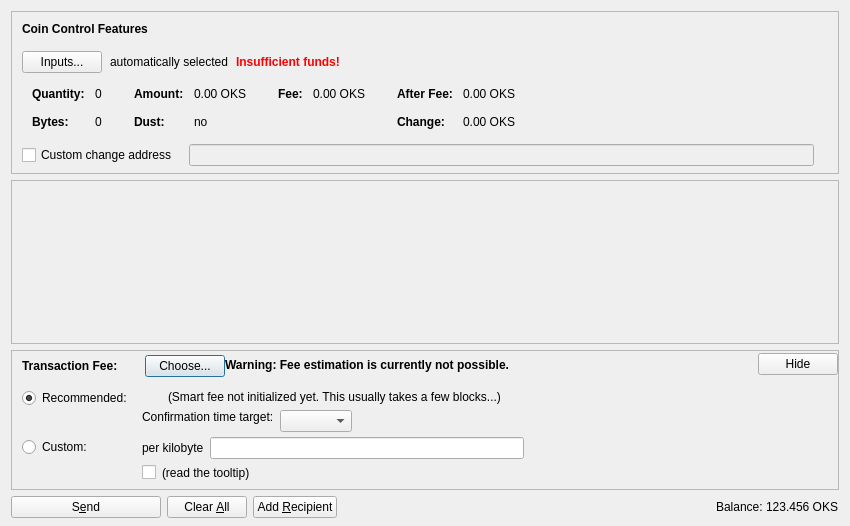
<?xml version="1.0" encoding="UTF-8"?>
<ui version="4.0">
 <class>SendCoinsDialog</class>
 <widget class="QDialog" name="SendCoinsDialog">
  <property name="geometry">
   <rect>
    <x>0</x>
    <y>0</y>
    <width>850</width>
    <height>526</height>
   </rect>
  </property>
  <property name="windowTitle">
   <string>Send Coins</string>
  </property>
  <layout class="QVBoxLayout" name="verticalLayout" stretch="0,1,0,0">
   <property name="bottomMargin">
    <number>8</number>
   </property>
   <item>
    <widget class="QFrame" name="frameCoinControl">
     <property name="sizePolicy">
      <sizepolicy hsizetype="Expanding" vsizetype="Expanding">
       <horstretch>0</horstretch>
       <verstretch>0</verstretch>
      </sizepolicy>
     </property>
     <property name="maximumSize">
      <size>
       <width>16777215</width>
       <height>16777215</height>
      </size>
     </property>
     <property name="frameShape">
      <enum>QFrame::StyledPanel</enum>
     </property>
     <property name="frameShadow">
      <enum>QFrame::Sunken</enum>
     </property>
     <layout class="QVBoxLayout" name="verticalLayoutCoinControl2">
      <property name="spacing">
       <number>0</number>
      </property>
      <property name="leftMargin">
       <number>0</number>
      </property>
      <property name="topMargin">
       <number>0</number>
      </property>
      <property name="rightMargin">
       <number>0</number>
      </property>
      <property name="bottomMargin">
       <number>6</number>
      </property>
      <item>
       <layout class="QVBoxLayout" name="verticalLayoutCoinControl" stretch="0,0,0,0,1">
        <property name="spacing">
         <number>0</number>
        </property>
        <property name="leftMargin">
         <number>10</number>
        </property>
        <property name="topMargin">
         <number>10</number>
        </property>
        <item>
         <layout class="QHBoxLayout" name="horizontalLayoutCoinControl1">
          <property name="bottomMargin">
           <number>15</number>
          </property>
          <item>
           <widget class="QLabel" name="labelCoinControlFeatures">
            <property name="sizePolicy">
             <sizepolicy hsizetype="Preferred" vsizetype="Maximum">
              <horstretch>0</horstretch>
              <verstretch>0</verstretch>
             </sizepolicy>
            </property>
            <property name="font">
             <font>
              <weight>75</weight>
              <bold>true</bold>
             </font>
            </property>
            <property name="styleSheet">
             <string notr="true">font-weight:bold;</string>
            </property>
            <property name="text">
             <string>Coin Control Features</string>
            </property>
           </widget>
          </item>
         </layout>
        </item>
        <item>
         <layout class="QHBoxLayout" name="horizontalLayoutCoinControl2" stretch="0,0,0,0">
          <property name="spacing">
           <number>8</number>
          </property>
          <property name="bottomMargin">
           <number>10</number>
          </property>
          <item>
           <widget class="QPushButton" name="pushButtonCoinControl">
            <property name="styleSheet">
             <string notr="true"/>
            </property>
            <property name="text">
             <string>Inputs...</string>
            </property>
            <property name="autoDefault">
             <bool>false</bool>
            </property>
           </widget>
          </item>
          <item>
           <widget class="QLabel" name="labelCoinControlAutomaticallySelected">
            <property name="text">
             <string>automatically selected</string>
            </property>
            <property name="margin">
             <number>5</number>
            </property>
           </widget>
          </item>
          <item>
           <widget class="QLabel" name="labelCoinControlInsuffFunds">
            <property name="font">
             <font>
              <weight>75</weight>
              <bold>true</bold>
             </font>
            </property>
            <property name="styleSheet">
             <string notr="true">color:red;font-weight:bold;</string>
            </property>
            <property name="text">
             <string>Insufficient funds!</string>
            </property>
            <property name="margin">
             <number>5</number>
            </property>
           </widget>
          </item>
          <item>
           <spacer name="horizontalSpacerCoinControl">
            <property name="orientation">
             <enum>Qt::Horizontal</enum>
            </property>
            <property name="sizeHint" stdset="0">
             <size>
              <width>40</width>
              <height>1</height>
             </size>
            </property>
           </spacer>
          </item>
         </layout>
        </item>
        <item>
         <widget class="QWidget" name="widgetCoinControl" native="true">
          <property name="sizePolicy">
           <sizepolicy hsizetype="Preferred" vsizetype="Preferred">
            <horstretch>0</horstretch>
            <verstretch>0</verstretch>
           </sizepolicy>
          </property>
          <property name="minimumSize">
           <size>
            <width>0</width>
            <height>0</height>
           </size>
          </property>
          <property name="styleSheet">
           <string notr="true"/>
          </property>
          <layout class="QHBoxLayout" name="horizontalLayoutCoinControl5">
           <property name="leftMargin">
            <number>0</number>
           </property>
           <property name="topMargin">
            <number>0</number>
           </property>
           <property name="rightMargin">
            <number>0</number>
           </property>
           <property name="bottomMargin">
            <number>0</number>
           </property>
           <item>
            <layout class="QHBoxLayout" name="horizontalLayoutCoinControl3" stretch="0,0,0,1">
             <property name="spacing">
              <number>20</number>
             </property>
             <property name="topMargin">
              <number>0</number>
             </property>
             <property name="bottomMargin">
              <number>10</number>
             </property>
             <item>
              <layout class="QFormLayout" name="formLayoutCoinControl1">
               <property name="horizontalSpacing">
                <number>10</number>
               </property>
               <property name="verticalSpacing">
                <number>14</number>
               </property>
               <property name="leftMargin">
                <number>10</number>
               </property>
               <property name="topMargin">
                <number>4</number>
               </property>
               <property name="rightMargin">
                <number>6</number>
               </property>
               <item row="0" column="0">
                <widget class="QLabel" name="labelCoinControlQuantityText">
                 <property name="font">
                  <font>
                   <weight>75</weight>
                   <bold>true</bold>
                  </font>
                 </property>
                 <property name="text">
                  <string>Quantity:</string>
                 </property>
                 <property name="margin">
                  <number>0</number>
                 </property>
                </widget>
               </item>
               <item row="0" column="1">
                <widget class="QLabel" name="labelCoinControlQuantity">
                 <property name="cursor">
                  <cursorShape>IBeamCursor</cursorShape>
                 </property>
                 <property name="contextMenuPolicy">
                  <enum>Qt::ActionsContextMenu</enum>
                 </property>
                 <property name="text">
                  <string notr="true">0</string>
                 </property>
                 <property name="margin">
                  <number>0</number>
                 </property>
                 <property name="textInteractionFlags">
                  <set>Qt::LinksAccessibleByMouse|Qt::TextSelectableByKeyboard|Qt::TextSelectableByMouse</set>
                 </property>
                </widget>
               </item>
               <item row="1" column="0">
                <widget class="QLabel" name="labelCoinControlBytesText">
                 <property name="font">
                  <font>
                   <weight>75</weight>
                   <bold>true</bold>
                  </font>
                 </property>
                 <property name="text">
                  <string>Bytes:</string>
                 </property>
                </widget>
               </item>
               <item row="1" column="1">
                <widget class="QLabel" name="labelCoinControlBytes">
                 <property name="cursor">
                  <cursorShape>IBeamCursor</cursorShape>
                 </property>
                 <property name="contextMenuPolicy">
                  <enum>Qt::ActionsContextMenu</enum>
                 </property>
                 <property name="text">
                  <string notr="true">0</string>
                 </property>
                 <property name="textInteractionFlags">
                  <set>Qt::LinksAccessibleByMouse|Qt::TextSelectableByKeyboard|Qt::TextSelectableByMouse</set>
                 </property>
                </widget>
               </item>
              </layout>
             </item>
             <item>
              <layout class="QFormLayout" name="formLayoutCoinControl2">
               <property name="horizontalSpacing">
                <number>10</number>
               </property>
               <property name="verticalSpacing">
                <number>14</number>
               </property>
               <property name="leftMargin">
                <number>6</number>
               </property>
               <property name="topMargin">
                <number>4</number>
               </property>
               <property name="rightMargin">
                <number>6</number>
               </property>
               <item row="0" column="0">
                <widget class="QLabel" name="labelCoinControlAmountText">
                 <property name="font">
                  <font>
                   <weight>75</weight>
                   <bold>true</bold>
                  </font>
                 </property>
                 <property name="text">
                  <string>Amount:</string>
                 </property>
                 <property name="margin">
                  <number>0</number>
                 </property>
                </widget>
               </item>
               <item row="0" column="1">
                <widget class="QLabel" name="labelCoinControlAmount">
                 <property name="cursor">
                  <cursorShape>IBeamCursor</cursorShape>
                 </property>
                 <property name="contextMenuPolicy">
                  <enum>Qt::ActionsContextMenu</enum>
                 </property>
                 <property name="text">
                  <string notr="true">0.00 OKS</string>
                 </property>
                 <property name="textInteractionFlags">
                  <set>Qt::LinksAccessibleByMouse|Qt::TextSelectableByKeyboard|Qt::TextSelectableByMouse</set>
                 </property>
                </widget>
               </item>
               <item row="1" column="0">
                <widget class="QLabel" name="labelCoinControlLowOutputText">
                 <property name="font">
                  <font>
                   <weight>75</weight>
                   <bold>true</bold>
                  </font>
                 </property>
                 <property name="text">
                  <string>Dust:</string>
                 </property>
                </widget>
               </item>
               <item row="1" column="1">
                <widget class="QLabel" name="labelCoinControlLowOutput">
                 <property name="cursor">
                  <cursorShape>IBeamCursor</cursorShape>
                 </property>
                 <property name="contextMenuPolicy">
                  <enum>Qt::ActionsContextMenu</enum>
                 </property>
                 <property name="text">
                  <string notr="true">no</string>
                 </property>
                 <property name="textInteractionFlags">
                  <set>Qt::LinksAccessibleByMouse|Qt::TextSelectableByKeyboard|Qt::TextSelectableByMouse</set>
                 </property>
                </widget>
               </item>
              </layout>
             </item>
             <item>
              <layout class="QFormLayout" name="formLayoutCoinControl3">
               <property name="horizontalSpacing">
                <number>10</number>
               </property>
               <property name="verticalSpacing">
                <number>14</number>
               </property>
               <property name="leftMargin">
                <number>6</number>
               </property>
               <property name="topMargin">
                <number>4</number>
               </property>
               <property name="rightMargin">
                <number>6</number>
               </property>
               <item row="0" column="0">
                <widget class="QLabel" name="labelCoinControlFeeText">
                 <property name="font">
                  <font>
                   <weight>75</weight>
                   <bold>true</bold>
                  </font>
                 </property>
                 <property name="text">
                  <string>Fee:</string>
                 </property>
                 <property name="margin">
                  <number>0</number>
                 </property>
                </widget>
               </item>
               <item row="0" column="1">
                <widget class="QLabel" name="labelCoinControlFee">
                 <property name="cursor">
                  <cursorShape>IBeamCursor</cursorShape>
                 </property>
                 <property name="contextMenuPolicy">
                  <enum>Qt::ActionsContextMenu</enum>
                 </property>
                 <property name="text">
                  <string notr="true">0.00 OKS</string>
                 </property>
                 <property name="textInteractionFlags">
                  <set>Qt::LinksAccessibleByMouse|Qt::TextSelectableByKeyboard|Qt::TextSelectableByMouse</set>
                 </property>
                </widget>
               </item>
              </layout>
             </item>
             <item>
              <layout class="QFormLayout" name="formLayoutCoinControl4">
               <property name="horizontalSpacing">
                <number>10</number>
               </property>
               <property name="verticalSpacing">
                <number>14</number>
               </property>
               <property name="leftMargin">
                <number>6</number>
               </property>
               <property name="topMargin">
                <number>4</number>
               </property>
               <property name="rightMargin">
                <number>6</number>
               </property>
               <item row="0" column="0">
                <widget class="QLabel" name="labelCoinControlAfterFeeText">
                 <property name="font">
                  <font>
                   <weight>75</weight>
                   <bold>true</bold>
                  </font>
                 </property>
                 <property name="text">
                  <string>After Fee:</string>
                 </property>
                 <property name="margin">
                  <number>0</number>
                 </property>
                </widget>
               </item>
               <item row="0" column="1">
                <widget class="QLabel" name="labelCoinControlAfterFee">
                 <property name="cursor">
                  <cursorShape>IBeamCursor</cursorShape>
                 </property>
                 <property name="contextMenuPolicy">
                  <enum>Qt::ActionsContextMenu</enum>
                 </property>
                 <property name="text">
                  <string notr="true">0.00 OKS</string>
                 </property>
                 <property name="textInteractionFlags">
                  <set>Qt::LinksAccessibleByMouse|Qt::TextSelectableByKeyboard|Qt::TextSelectableByMouse</set>
                 </property>
                </widget>
               </item>
               <item row="1" column="0">
                <widget class="QLabel" name="labelCoinControlChangeText">
                 <property name="font">
                  <font>
                   <weight>75</weight>
                   <bold>true</bold>
                  </font>
                 </property>
                 <property name="text">
                  <string>Change:</string>
                 </property>
                </widget>
               </item>
               <item row="1" column="1">
                <widget class="QLabel" name="labelCoinControlChange">
                 <property name="cursor">
                  <cursorShape>IBeamCursor</cursorShape>
                 </property>
                 <property name="contextMenuPolicy">
                  <enum>Qt::ActionsContextMenu</enum>
                 </property>
                 <property name="text">
                  <string notr="true">0.00 OKS</string>
                 </property>
                 <property name="textInteractionFlags">
                  <set>Qt::LinksAccessibleByMouse|Qt::TextSelectableByKeyboard|Qt::TextSelectableByMouse</set>
                 </property>
                </widget>
               </item>
              </layout>
             </item>
            </layout>
           </item>
          </layout>
         </widget>
        </item>
        <item>
         <layout class="QHBoxLayout" name="horizontalLayoutCoinControl4" stretch="0,0,0">
          <property name="spacing">
           <number>12</number>
          </property>
          <property name="sizeConstraint">
           <enum>QLayout::SetDefaultConstraint</enum>
          </property>
          <property name="topMargin">
           <number>5</number>
          </property>
          <property name="rightMargin">
           <number>5</number>
          </property>
          <item>
           <widget class="QCheckBox" name="checkBoxCoinControlChange">
            <property name="toolTip">
             <string>If this is activated, but the change address is empty or invalid, change will be sent to a newly generated address.</string>
            </property>
            <property name="text">
             <string>Custom change address</string>
            </property>
           </widget>
          </item>
          <item>
           <widget class="QValidatedLineEdit" name="lineEditCoinControlChange">
            <property name="enabled">
             <bool>false</bool>
            </property>
            <property name="sizePolicy">
             <sizepolicy hsizetype="Expanding" vsizetype="Fixed">
              <horstretch>0</horstretch>
              <verstretch>0</verstretch>
             </sizepolicy>
            </property>
           </widget>
          </item>
          <item>
           <widget class="QLabel" name="labelCoinControlChangeLabel">
            <property name="sizePolicy">
             <sizepolicy hsizetype="Preferred" vsizetype="Expanding">
              <horstretch>0</horstretch>
              <verstretch>0</verstretch>
             </sizepolicy>
            </property>
            <property name="minimumSize">
             <size>
              <width>0</width>
              <height>0</height>
             </size>
            </property>
            <property name="text">
             <string/>
            </property>
            <property name="margin">
             <number>3</number>
            </property>
           </widget>
          </item>
         </layout>
        </item>
        <item>
         <spacer name="verticalSpacerCoinControl">
          <property name="orientation">
           <enum>Qt::Vertical</enum>
          </property>
          <property name="sizeHint" stdset="0">
           <size>
            <width>800</width>
            <height>1</height>
           </size>
          </property>
         </spacer>
        </item>
       </layout>
      </item>
     </layout>
    </widget>
   </item>
   <item>
    <widget class="QScrollArea" name="scrollArea">
     <property name="widgetResizable">
      <bool>true</bool>
     </property>
     <widget class="QWidget" name="scrollAreaWidgetContents">
      <property name="geometry">
       <rect>
        <x>0</x>
        <y>0</y>
        <width>830</width>
        <height>104</height>
       </rect>
      </property>
      <layout class="QVBoxLayout" name="verticalLayout_2" stretch="0,1">
       <property name="leftMargin">
        <number>0</number>
       </property>
       <property name="topMargin">
        <number>0</number>
       </property>
       <property name="rightMargin">
        <number>0</number>
       </property>
       <property name="bottomMargin">
        <number>0</number>
       </property>
       <item>
        <layout class="QVBoxLayout" name="entries">
         <property name="spacing">
          <number>6</number>
         </property>
        </layout>
       </item>
       <item>
        <spacer name="verticalSpacer">
         <property name="orientation">
          <enum>Qt::Vertical</enum>
         </property>
         <property name="sizeHint" stdset="0">
          <size>
           <width>20</width>
           <height>40</height>
          </size>
         </property>
        </spacer>
       </item>
      </layout>
     </widget>
    </widget>
   </item>
   <item>
    <widget class="QFrame" name="frameFee">
     <property name="sizePolicy">
      <sizepolicy hsizetype="Expanding" vsizetype="Expanding">
       <horstretch>0</horstretch>
       <verstretch>0</verstretch>
      </sizepolicy>
     </property>
     <property name="maximumSize">
      <size>
       <width>16777215</width>
       <height>16777215</height>
      </size>
     </property>
     <property name="frameShape">
      <enum>QFrame::StyledPanel</enum>
     </property>
     <property name="frameShadow">
      <enum>QFrame::Sunken</enum>
     </property>
     <layout class="QVBoxLayout" name="verticalLayoutFee1">
      <property name="spacing">
       <number>0</number>
      </property>
      <property name="leftMargin">
       <number>0</number>
      </property>
      <property name="topMargin">
       <number>0</number>
      </property>
      <property name="rightMargin">
       <number>0</number>
      </property>
      <property name="bottomMargin">
       <number>0</number>
      </property>
      <item>
       <layout class="QVBoxLayout" name="verticalLayoutFee2" stretch="0,0,0">
        <property name="spacing">
         <number>0</number>
        </property>
        <property name="leftMargin">
         <number>10</number>
        </property>
        <property name="topMargin">
         <number>0</number>
        </property>
        <item>
         <layout class="QHBoxLayout" name="horizontalLayoutFee1">
          <property name="bottomMargin">
           <number>0</number>
          </property>
          <item>
           <layout class="QVBoxLayout" name="verticalLayoutFee7">
            <property name="spacing">
             <number>0</number>
            </property>
            <item>
             <spacer name="verticalSpacerSmartFee">
              <property name="orientation">
               <enum>Qt::Vertical</enum>
              </property>
              <property name="sizeType">
               <enum>QSizePolicy::Fixed</enum>
              </property>
              <property name="sizeHint" stdset="0">
               <size>
                <width>1</width>
                <height>4</height>
               </size>
              </property>
             </spacer>
            </item>
            <item>
             <layout class="QHBoxLayout" name="horizontalLayoutSmartFee">
              <property name="spacing">
               <number>10</number>
              </property>
              <item>
               <widget class="QLabel" name="labelFeeHeadline">
                <property name="sizePolicy">
                 <sizepolicy hsizetype="Preferred" vsizetype="Maximum">
                  <horstretch>0</horstretch>
                  <verstretch>0</verstretch>
                 </sizepolicy>
                </property>
                <property name="font">
                 <font>
                  <weight>75</weight>
                  <bold>true</bold>
                 </font>
                </property>
                <property name="styleSheet">
                 <string notr="true">font-weight:bold;</string>
                </property>
                <property name="text">
                 <string>Transaction Fee:</string>
                </property>
               </widget>
              </item>
              <item>
               <widget class="QLabel" name="labelFeeMinimized">
                <property name="text">
                 <string/>
                </property>
               </widget>
              </item>
              <item>
               <widget class="QPushButton" name="buttonChooseFee">
                <property name="text">
                 <string>Choose...</string>
                </property>
               </widget>
              </item>
             </layout>
            </item>
            <item>
             <spacer name="verticalSpacer_5">
              <property name="orientation">
               <enum>Qt::Vertical</enum>
              </property>
              <property name="sizeHint" stdset="0">
               <size>
                <width>1</width>
                <height>1</height>
               </size>
              </property>
             </spacer>
            </item>
           </layout>
          </item>
          <item>
           <widget class="QLabel" name="fallbackFeeWarningLabel">
            <property name="toolTip">
             <string>Using the fallbackfee can result in sending a transaction that will take several hours or days (or never) to confirm. Consider choosing your fee manually or wait until you have validated the complete chain.</string>
            </property>
            <property name="font">
            <font>
                <weight>75</weight>
                <bold>true</bold>
            </font>
            </property>
            <property name="text">
             <string>Warning: Fee estimation is currently not possible.</string>
            </property>
            <property name="wordWrap">
             <bool>false</bool>
            </property>
           </widget>
          </item>
          <item>
           <spacer name="horizontalSpacer_4">
            <property name="orientation">
             <enum>Qt::Horizontal</enum>
            </property>
            <property name="sizeType">
             <enum>QSizePolicy::MinimumExpanding</enum>
            </property>
            <property name="sizeHint" stdset="0">
             <size>
              <width>40</width>
              <height>20</height>
             </size>
            </property>
           </spacer>
          </item>
          <item>
           <widget class="QPushButton" name="buttonMinimizeFee">
            <property name="toolTip">
             <string>collapse fee-settings</string>
            </property>
            <property name="text">
             <string>Hide</string>
            </property>
           </widget>
          </item>
         </layout>
        </item>
        <item>
         <widget class="QFrame" name="frameFeeSelection">
          <layout class="QVBoxLayout" name="verticalLayoutFee12">
           <property name="spacing">
            <number>0</number>
           </property>
           <property name="leftMargin">
            <number>0</number>
           </property>
           <property name="topMargin">
            <number>0</number>
           </property>
           <property name="rightMargin">
            <number>0</number>
           </property>
           <property name="bottomMargin">
            <number>0</number>
           </property>
           <item>
            <layout class="QGridLayout" name="gridLayoutFee">
             <property name="topMargin">
              <number>10</number>
             </property>
             <property name="bottomMargin">
              <number>4</number>
             </property>
             <property name="horizontalSpacing">
              <number>10</number>
             </property>
             <property name="verticalSpacing">
              <number>4</number>
             </property>
             <item row="1" column="1">
              <layout class="QVBoxLayout" name="verticalLayoutFee8">
               <property name="spacing">
                <number>6</number>
               </property>
               <item>
                <layout class="QHBoxLayout" name="horizontalLayoutFee13">
                 <item>
                  <widget class="QLabel" name="labelCustomPerKilobyte">
                   <property name="toolTip">
                    <string>Specify a custom fee per kB (1,000 bytes) of the transaction's virtual size.

Note:  Since the fee is calculated on a per-byte basis, a fee of "100 satoshis per kB" for a transaction size of 500 bytes (half of 1 kB) would ultimately yield a fee of only 50 satoshis.</string>
                   </property>
                   <property name="text">
                    <string>per kilobyte</string>
                   </property>
                  </widget>
                 </item>
                 <item>
                  <widget class="BitcoinAmountField" name="customFee"/>
                 </item>
                 <item>
                  <spacer name="horizontalSpacer_6">
                   <property name="orientation">
                    <enum>Qt::Horizontal</enum>
                   </property>
                   <property name="sizeHint" stdset="0">
                    <size>
                     <width>1</width>
                     <height>1</height>
                    </size>
                   </property>
                  </spacer>
                 </item>
                </layout>
               </item>
               <item>
                <layout class="QHBoxLayout" name="horizontalLayoutFee8">
                 <item>
                  <widget class="QCheckBox" name="checkBoxMinimumFee">
                   <property name="toolTip">
                    <string>Paying only the minimum fee is just fine as long as there is less transaction volume than space in the blocks. But be aware that this can end up in a never confirming transaction once there is more demand for okschain transactions than the network can process.</string>
                   </property>
                   <property name="text">
                    <string/>
                   </property>
                  </widget>
                 </item>
                 <item>
                  <widget class="QLabel" name="labelMinFeeWarning">
                   <property name="enabled">
                    <bool>true</bool>
                   </property>
                   <property name="toolTip">
                    <string>Paying only the minimum fee is just fine as long as there is less transaction volume than space in the blocks. But be aware that this can end up in a never confirming transaction once there is more demand for okschain transactions than the network can process.</string>
                   </property>
                   <property name="text">
                    <string>(read the tooltip)</string>
                   </property>
                   <property name="margin">
                    <number>5</number>
                   </property>
                  </widget>
                 </item>
                 <item>
                  <spacer name="horizontalSpacer_2">
                   <property name="orientation">
                    <enum>Qt::Horizontal</enum>
                   </property>
                   <property name="sizeHint" stdset="0">
                    <size>
                     <width>1</width>
                     <height>1</height>
                    </size>
                   </property>
                  </spacer>
                 </item>
                </layout>
               </item>
              </layout>
             </item>
             <item row="0" column="0">
              <layout class="QVBoxLayout" name="verticalLayoutFee4" stretch="0,1">
               <item>
                <widget class="QRadioButton" name="radioSmartFee">
                 <property name="text">
                  <string>Recommended:</string>
                 </property>
                 <property name="checked">
                  <bool>true</bool>
                 </property>
                 <attribute name="buttonGroup">
                  <string notr="true">groupFee</string>
                 </attribute>
                </widget>
               </item>
               <item>
                <spacer name="verticalSpacer_2">
                 <property name="orientation">
                  <enum>Qt::Vertical</enum>
                 </property>
                 <property name="sizeHint" stdset="0">
                  <size>
                   <width>1</width>
                   <height>1</height>
                  </size>
                 </property>
                </spacer>
               </item>
              </layout>
             </item>
             <item row="1" column="0">
              <layout class="QVBoxLayout" name="verticalLayoutFee9" stretch="0,1">
               <item>
                <widget class="QRadioButton" name="radioCustomFee">
                 <property name="text">
                  <string>Custom:</string>
                 </property>
                 <attribute name="buttonGroup">
                  <string notr="true">groupFee</string>
                 </attribute>
                </widget>
               </item>
               <item>
                <spacer name="verticalSpacer_6">
                 <property name="orientation">
                  <enum>Qt::Vertical</enum>
                 </property>
                 <property name="sizeHint" stdset="0">
                  <size>
                   <width>1</width>
                   <height>1</height>
                  </size>
                 </property>
                </spacer>
               </item>
              </layout>
             </item>
             <item row="0" column="1">
              <layout class="QVBoxLayout" name="verticalLayoutFee3" stretch="0,0,1">
               <property name="spacing">
                <number>6</number>
               </property>
               <property name="topMargin">
                <number>2</number>
               </property>
               <item>
                <layout class="QHBoxLayout" name="horizontalLayoutFee12">
                 <item>
                  <widget class="QLabel" name="labelSmartFee">
                   <property name="text">
                    <string/>
                   </property>
                   <property name="margin">
                    <number>2</number>
                   </property>
                  </widget>
                 </item>
                 <item>
                  <widget class="QLabel" name="labelFeeEstimation">
                   <property name="text">
                    <string/>
                   </property>
                  </widget>
                 </item>
                 <item>
                  <widget class="QLabel" name="labelSmartFee2">
                   <property name="text">
                    <string>(Smart fee not initialized yet. This usually takes a few blocks...)</string>
                   </property>
                   <property name="margin">
                    <number>2</number>
                   </property>
                  </widget>
                 </item>
                 <item>
                  <spacer name="horizontalSpacer_5">
                   <property name="orientation">
                    <enum>Qt::Horizontal</enum>
                   </property>
                   <property name="sizeHint" stdset="0">
                    <size>
                     <width>1</width>
                     <height>1</height>
                    </size>
                   </property>
                  </spacer>
                 </item>
                </layout>
               </item>
               <item>
                <layout class="QHBoxLayout" name="horizontalLayoutFee9">
                 <item>
                  <layout class="QVBoxLayout" name="verticalLayoutFee6">
                   <item>
                    <widget class="QLabel" name="labelSmartFee3">
                     <property name="text">
                      <string>Confirmation time target:</string>
                     </property>
                     <property name="margin">
                      <number>2</number>
                     </property>
                    </widget>
                   </item>
                   <item>
                    <spacer name="verticalSpacer_3">
                     <property name="orientation">
                      <enum>Qt::Vertical</enum>
                     </property>
                     <property name="sizeHint" stdset="0">
                      <size>
                       <width>1</width>
                       <height>1</height>
                      </size>
                     </property>
                    </spacer>
                   </item>
                  </layout>
                 </item>
                 <item>
                  <layout class="QVBoxLayout" name="verticalLayoutFee5">
                   <property name="rightMargin">
                    <number>30</number>
                   </property>
                   <item>
                    <layout class="QHBoxLayout" name="horizontalLayoutConfTarget">
                     <property name="bottomMargin">
                      <number>0</number>
                     </property>
                     <item>
                      <widget class="QComboBox" name="confTargetSelector"/>
                     </item>
                     <item>
                      <spacer name="horizontalSpacerConfTarget">
                       <property name="orientation">
                        <enum>Qt::Horizontal</enum>
                       </property>
                       <property name="sizeHint" stdset="0">
                        <size>
                         <width>40</width>
                         <height>20</height>
                        </size>
                       </property>
                      </spacer>
                     </item>
                    </layout>
                   </item>
                  </layout>
                 </item>
                </layout>
               </item>
               <item>
                <spacer name="verticalSpacer_4">
                 <property name="orientation">
                  <enum>Qt::Vertical</enum>
                 </property>
                 <property name="sizeHint" stdset="0">
                  <size>
                   <width>1</width>
                   <height>1</height>
                  </size>
                 </property>
                </spacer>
               </item>
              </layout>
             </item>
            </layout>
           </item>
          </layout>
         </widget>
        </item>
        <item>
         <spacer name="verticalSpacerFee">
          <property name="orientation">
           <enum>Qt::Vertical</enum>
          </property>
          <property name="sizeHint" stdset="0">
           <size>
            <width>40</width>
            <height>5</height>
           </size>
          </property>
         </spacer>
        </item>
       </layout>
      </item>
     </layout>
    </widget>
   </item>
   <item>
    <layout class="QHBoxLayout" name="horizontalLayout">
     <item>
      <widget class="QPushButton" name="sendButton">
       <property name="minimumSize">
        <size>
         <width>150</width>
         <height>0</height>
        </size>
       </property>
       <property name="toolTip">
        <string>Confirm the send action</string>
       </property>
       <property name="text">
        <string>S&amp;end</string>
       </property>
       <property name="icon">
        <iconset resource="../bitcoin.qrc">
         <normaloff>:/icons/send</normaloff>:/icons/send</iconset>
       </property>
       <property name="autoDefault">
        <bool>false</bool>
       </property>
       <property name="default">
        <bool>false</bool>
       </property>
      </widget>
     </item>
     <item>
      <widget class="QPushButton" name="clearButton">
       <property name="sizePolicy">
        <sizepolicy hsizetype="Minimum" vsizetype="Fixed">
         <horstretch>0</horstretch>
         <verstretch>0</verstretch>
        </sizepolicy>
       </property>
       <property name="toolTip">
        <string>Clear all fields of the form.</string>
       </property>
       <property name="text">
        <string>Clear &amp;All</string>
       </property>
       <property name="icon">
        <iconset resource="../bitcoin.qrc">
         <normaloff>:/icons/remove</normaloff>:/icons/remove</iconset>
       </property>
       <property name="autoDefault">
        <bool>false</bool>
       </property>
      </widget>
     </item>
     <item>
      <widget class="QPushButton" name="addButton">
       <property name="toolTip">
        <string>Send to multiple recipients at once</string>
       </property>
       <property name="text">
        <string>Add &amp;Recipient</string>
       </property>
       <property name="icon">
        <iconset resource="../bitcoin.qrc">
         <normaloff>:/icons/add</normaloff>:/icons/add</iconset>
       </property>
       <property name="autoDefault">
        <bool>false</bool>
       </property>
      </widget>
     </item>
     <item>
      <spacer name="horizontalSpacer">
       <property name="orientation">
        <enum>Qt::Horizontal</enum>
       </property>
       <property name="sizeHint" stdset="0">
        <size>
         <width>40</width>
         <height>20</height>
        </size>
       </property>
      </spacer>
     </item>
     <item>
      <layout class="QHBoxLayout" name="horizontalLayout_2">
       <property name="spacing">
        <number>3</number>
       </property>
       <item>
        <widget class="QLabel" name="label">
         <property name="sizePolicy">
          <sizepolicy hsizetype="Preferred" vsizetype="Fixed">
           <horstretch>0</horstretch>
           <verstretch>0</verstretch>
          </sizepolicy>
         </property>
         <property name="text">
          <string>Balance:</string>
         </property>
        </widget>
       </item>
       <item>
        <widget class="QLabel" name="labelBalance">
         <property name="sizePolicy">
          <sizepolicy hsizetype="Preferred" vsizetype="Fixed">
           <horstretch>0</horstretch>
           <verstretch>0</verstretch>
          </sizepolicy>
         </property>
         <property name="cursor">
          <cursorShape>IBeamCursor</cursorShape>
         </property>
         <property name="text">
          <string notr="true">123.456 OKS</string>
         </property>
         <property name="textInteractionFlags">
          <set>Qt::LinksAccessibleByMouse|Qt::TextSelectableByKeyboard|Qt::TextSelectableByMouse</set>
         </property>
        </widget>
       </item>
      </layout>
     </item>
    </layout>
   </item>
  </layout>
 </widget>
 <customwidgets>
  <customwidget>
   <class>QValidatedLineEdit</class>
   <extends>QLineEdit</extends>
   <header>qt/qvalidatedlineedit.h</header>
  </customwidget>
  <customwidget>
   <class>BitcoinAmountField</class>
   <extends>QLineEdit</extends>
   <header>qt/bitcoinamountfield.h</header>
   <container>1</container>
  </customwidget>
 </customwidgets>
 <resources>
  <include location="../bitcoin.qrc"/>
 </resources>
 <connections/>
 <buttongroups>
  <buttongroup name="groupFee"/>
 </buttongroups>
</ui>
